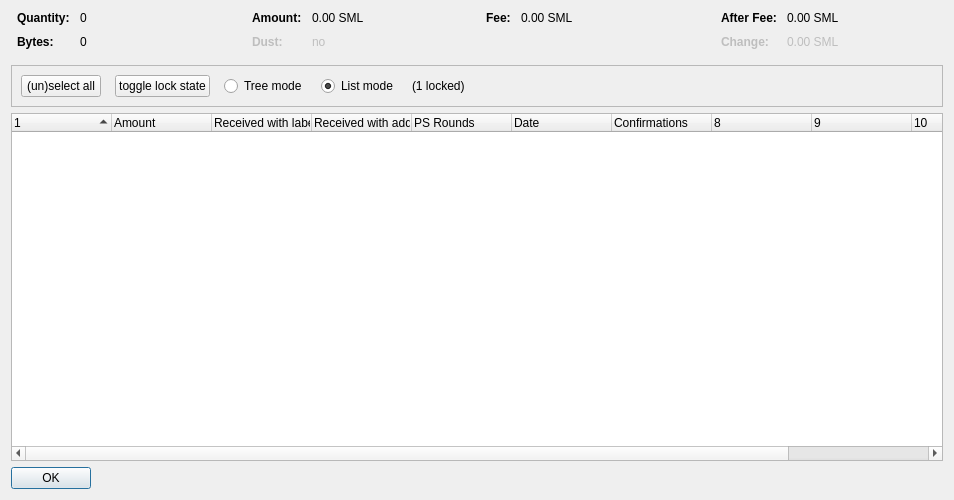
<?xml version="1.0" encoding="UTF-8"?>
<ui version="4.0">
 <class>CoinControlDialog</class>
 <widget class="QDialog" name="CoinControlDialog">
  <property name="geometry">
   <rect>
    <x>0</x>
    <y>0</y>
    <width>954</width>
    <height>500</height>
   </rect>
  </property>
  <property name="windowTitle">
   <string>Coin Selection</string>
  </property>
  <layout class="QVBoxLayout" name="verticalLayout">
   <item>
    <layout class="QHBoxLayout" name="horizontalLayoutTop" stretch="0,0,0,0">
     <property name="topMargin">
      <number>0</number>
     </property>
     <property name="bottomMargin">
      <number>10</number>
     </property>
     <item>
      <layout class="QFormLayout" name="formLayoutCoinControl1">
       <property name="horizontalSpacing">
        <number>10</number>
       </property>
       <property name="verticalSpacing">
        <number>10</number>
       </property>
       <property name="leftMargin">
        <number>6</number>
       </property>
       <property name="rightMargin">
        <number>6</number>
       </property>
       <item row="0" column="0">
        <widget class="QLabel" name="labelCoinControlQuantityText">
         <property name="font">
          <font>
           <weight>75</weight>
           <bold>true</bold>
          </font>
         </property>
         <property name="text">
          <string>Quantity:</string>
         </property>
        </widget>
       </item>
       <item row="0" column="1">
        <widget class="QLabel" name="labelCoinControlQuantity">
         <property name="cursor">
          <cursorShape>IBeamCursor</cursorShape>
         </property>
         <property name="contextMenuPolicy">
          <enum>Qt::ActionsContextMenu</enum>
         </property>
         <property name="text">
          <string notr="true">0</string>
         </property>
         <property name="textInteractionFlags">
          <set>Qt::LinksAccessibleByMouse|Qt::TextSelectableByKeyboard|Qt::TextSelectableByMouse</set>
         </property>
        </widget>
       </item>
       <item row="1" column="0">
        <widget class="QLabel" name="labelCoinControlBytesText">
         <property name="font">
          <font>
           <weight>75</weight>
           <bold>true</bold>
          </font>
         </property>
         <property name="text">
          <string>Bytes:</string>
         </property>
        </widget>
       </item>
       <item row="1" column="1">
        <widget class="QLabel" name="labelCoinControlBytes">
         <property name="cursor">
          <cursorShape>IBeamCursor</cursorShape>
         </property>
         <property name="contextMenuPolicy">
          <enum>Qt::ActionsContextMenu</enum>
         </property>
         <property name="text">
          <string notr="true">0</string>
         </property>
         <property name="textInteractionFlags">
          <set>Qt::LinksAccessibleByMouse|Qt::TextSelectableByKeyboard|Qt::TextSelectableByMouse</set>
         </property>
        </widget>
       </item>
      </layout>
     </item>
     <item>
      <layout class="QFormLayout" name="formLayoutCoinControl2">
       <property name="horizontalSpacing">
        <number>10</number>
       </property>
       <property name="verticalSpacing">
        <number>10</number>
       </property>
       <property name="leftMargin">
        <number>6</number>
       </property>
       <property name="rightMargin">
        <number>6</number>
       </property>
       <item row="0" column="0">
        <widget class="QLabel" name="labelCoinControlAmountText">
         <property name="font">
          <font>
           <weight>75</weight>
           <bold>true</bold>
          </font>
         </property>
         <property name="text">
          <string>Amount:</string>
         </property>
        </widget>
       </item>
       <item row="0" column="1">
        <widget class="QLabel" name="labelCoinControlAmount">
         <property name="cursor">
          <cursorShape>IBeamCursor</cursorShape>
         </property>
         <property name="contextMenuPolicy">
          <enum>Qt::ActionsContextMenu</enum>
         </property>
         <property name="text">
          <string notr="true">0.00 SML</string>
         </property>
         <property name="textInteractionFlags">
          <set>Qt::LinksAccessibleByMouse|Qt::TextSelectableByKeyboard|Qt::TextSelectableByMouse</set>
         </property>
        </widget>
       </item>
       <item row="1" column="0">
        <widget class="QLabel" name="labelCoinControlLowOutputText">
         <property name="enabled">
          <bool>false</bool>
         </property>
         <property name="font">
          <font>
           <weight>75</weight>
           <bold>true</bold>
          </font>
         </property>
         <property name="text">
          <string>Dust:</string>
         </property>
        </widget>
       </item>
       <item row="1" column="1">
        <widget class="QLabel" name="labelCoinControlLowOutput">
         <property name="enabled">
          <bool>false</bool>
         </property>
         <property name="cursor">
          <cursorShape>IBeamCursor</cursorShape>
         </property>
         <property name="contextMenuPolicy">
          <enum>Qt::ActionsContextMenu</enum>
         </property>
         <property name="text">
          <string notr="true">no</string>
         </property>
         <property name="textInteractionFlags">
          <set>Qt::LinksAccessibleByMouse|Qt::TextSelectableByKeyboard|Qt::TextSelectableByMouse</set>
         </property>
        </widget>
       </item>
      </layout>
     </item>
     <item>
      <layout class="QFormLayout" name="formLayoutCoinControl3">
       <property name="horizontalSpacing">
        <number>10</number>
       </property>
       <property name="verticalSpacing">
        <number>10</number>
       </property>
       <property name="leftMargin">
        <number>6</number>
       </property>
       <property name="rightMargin">
        <number>6</number>
       </property>
       <item row="0" column="0">
        <widget class="QLabel" name="labelCoinControlFeeText">
         <property name="font">
          <font>
           <weight>75</weight>
           <bold>true</bold>
          </font>
         </property>
         <property name="text">
          <string>Fee:</string>
         </property>
        </widget>
       </item>
       <item row="0" column="1">
        <widget class="QLabel" name="labelCoinControlFee">
         <property name="cursor">
          <cursorShape>IBeamCursor</cursorShape>
         </property>
         <property name="contextMenuPolicy">
          <enum>Qt::ActionsContextMenu</enum>
         </property>
         <property name="text">
          <string notr="true">0.00 SML</string>
         </property>
         <property name="textInteractionFlags">
          <set>Qt::LinksAccessibleByMouse|Qt::TextSelectableByKeyboard|Qt::TextSelectableByMouse</set>
         </property>
        </widget>
       </item>
      </layout>
     </item>
     <item>
      <layout class="QFormLayout" name="formLayoutCoinControl4">
       <property name="horizontalSpacing">
        <number>10</number>
       </property>
       <property name="verticalSpacing">
        <number>10</number>
       </property>
       <property name="leftMargin">
        <number>6</number>
       </property>
       <property name="rightMargin">
        <number>6</number>
       </property>
       <item row="0" column="0">
        <widget class="QLabel" name="labelCoinControlAfterFeeText">
         <property name="font">
          <font>
           <weight>75</weight>
           <bold>true</bold>
          </font>
         </property>
         <property name="text">
          <string>After Fee:</string>
         </property>
        </widget>
       </item>
       <item row="0" column="1">
        <widget class="QLabel" name="labelCoinControlAfterFee">
         <property name="cursor">
          <cursorShape>IBeamCursor</cursorShape>
         </property>
         <property name="contextMenuPolicy">
          <enum>Qt::ActionsContextMenu</enum>
         </property>
         <property name="text">
          <string notr="true">0.00 SML</string>
         </property>
         <property name="textInteractionFlags">
          <set>Qt::LinksAccessibleByMouse|Qt::TextSelectableByKeyboard|Qt::TextSelectableByMouse</set>
         </property>
        </widget>
       </item>
       <item row="1" column="0">
        <widget class="QLabel" name="labelCoinControlChangeText">
         <property name="enabled">
          <bool>false</bool>
         </property>
         <property name="font">
          <font>
           <weight>75</weight>
           <bold>true</bold>
          </font>
         </property>
         <property name="text">
          <string>Change:</string>
         </property>
        </widget>
       </item>
       <item row="1" column="1">
        <widget class="QLabel" name="labelCoinControlChange">
         <property name="enabled">
          <bool>false</bool>
         </property>
         <property name="cursor">
          <cursorShape>IBeamCursor</cursorShape>
         </property>
         <property name="contextMenuPolicy">
          <enum>Qt::ActionsContextMenu</enum>
         </property>
         <property name="text">
          <string notr="true">0.00 SML</string>
         </property>
         <property name="textInteractionFlags">
          <set>Qt::LinksAccessibleByMouse|Qt::TextSelectableByKeyboard|Qt::TextSelectableByMouse</set>
         </property>
        </widget>
       </item>
      </layout>
     </item>
    </layout>
   </item>
   <item>
    <widget class="QFrame" name="frame">
     <property name="minimumSize">
      <size>
       <width>0</width>
       <height>40</height>
      </size>
     </property>
     <property name="frameShape">
      <enum>QFrame::StyledPanel</enum>
     </property>
     <property name="frameShadow">
      <enum>QFrame::Sunken</enum>
     </property>
     <layout class="QHBoxLayout" name="horizontalLayout">
      <item>
       <layout class="QHBoxLayout" name="horizontalLayoutPanel" stretch="0,0,0,0,0,0">
        <property name="spacing">
         <number>14</number>
        </property>
        <item>
         <widget class="QPushButton" name="pushButtonSelectAll">
          <property name="sizePolicy">
           <sizepolicy hsizetype="Maximum" vsizetype="Fixed">
            <horstretch>0</horstretch>
            <verstretch>0</verstretch>
           </sizepolicy>
          </property>
          <property name="text">
           <string>(un)select all</string>
          </property>
          <property name="autoDefault">
           <bool>false</bool>
          </property>
         </widget>
        </item>
        <item>
         <widget class="QPushButton" name="pushButtonToggleLock">
          <property name="sizePolicy">
           <sizepolicy hsizetype="Maximum" vsizetype="Fixed">
            <horstretch>0</horstretch>
            <verstretch>0</verstretch>
           </sizepolicy>
          </property>
          <property name="text">
           <string>toggle lock state</string>
          </property>
          <property name="autoDefault">
           <bool>false</bool>
          </property>
         </widget>
        </item>
        <item>
         <widget class="QRadioButton" name="radioTreeMode">
          <property name="sizePolicy">
           <sizepolicy hsizetype="Maximum" vsizetype="Fixed">
            <horstretch>0</horstretch>
            <verstretch>0</verstretch>
           </sizepolicy>
          </property>
          <property name="text">
           <string>Tree mode</string>
          </property>
         </widget>
        </item>
        <item>
         <widget class="QRadioButton" name="radioListMode">
          <property name="sizePolicy">
           <sizepolicy hsizetype="Maximum" vsizetype="Fixed">
            <horstretch>0</horstretch>
            <verstretch>0</verstretch>
           </sizepolicy>
          </property>
          <property name="text">
           <string>List mode</string>
          </property>
          <property name="checked">
           <bool>true</bool>
          </property>
         </widget>
        </item>
        <item>
         <widget class="QLabel" name="labelLocked">
          <property name="text">
           <string>(1 locked)</string>
          </property>
         </widget>
        </item>
        <item>
         <spacer name="horizontalSpacer">
          <property name="orientation">
           <enum>Qt::Horizontal</enum>
          </property>
          <property name="sizeHint" stdset="0">
           <size>
            <width>40</width>
            <height>20</height>
           </size>
          </property>
         </spacer>
        </item>
       </layout>
      </item>
     </layout>
    </widget>
   </item>
   <item>
    <widget class="CoinControlTreeWidget" name="treeWidget">
     <property name="contextMenuPolicy">
      <enum>Qt::CustomContextMenu</enum>
     </property>
     <property name="sortingEnabled">
      <bool>false</bool>
     </property>
     <property name="columnCount">
      <number>11</number>
     </property>
     <attribute name="headerShowSortIndicator" stdset="0">
      <bool>true</bool>
     </attribute>
     <attribute name="headerStretchLastSection">
      <bool>false</bool>
     </attribute>
     <column>
      <property name="text">
       <string/>
      </property>
     </column>
     <column>
      <property name="text">
       <string>Amount</string>
      </property>
     </column>
     <column>
      <property name="text">
       <string>Received with label</string>
      </property>
     </column>
     <column>
      <property name="text">
       <string>Received with address</string>
      </property>
     </column>
     <column>
      <property name="text">
       <string>PS Rounds</string>
      </property>
     </column>
     <column>
      <property name="text">
       <string>Date</string>
      </property>
     </column>
     <column>
      <property name="text">
       <string>Confirmations</string>
      </property>
      <property name="toolTip">
       <string>Confirmed</string>
      </property>
     </column>
     <column>
      <property name="text">
       <string/>
      </property>
     </column>
     <column>
      <property name="text">
       <string/>
      </property>
     </column>
     <column>
      <property name="text">
       <string/>
      </property>
     </column>
     <column>
      <property name="text">
       <string/>
      </property>
     </column>
    </widget>
   </item>
   <item>
    <widget class="QDialogButtonBox" name="buttonBox">
     <property name="sizePolicy">
      <sizepolicy hsizetype="Maximum" vsizetype="Fixed">
       <horstretch>0</horstretch>
       <verstretch>0</verstretch>
      </sizepolicy>
     </property>
     <property name="orientation">
      <enum>Qt::Horizontal</enum>
     </property>
     <property name="standardButtons">
      <set>QDialogButtonBox::Ok</set>
     </property>
    </widget>
   </item>
  </layout>
 </widget>
 <customwidgets>
  <customwidget>
   <class>CoinControlTreeWidget</class>
   <extends>QTreeWidget</extends>
   <header>coincontroltreewidget.h</header>
  </customwidget>
 </customwidgets>
 <resources/>
 <connections/>
</ui>
